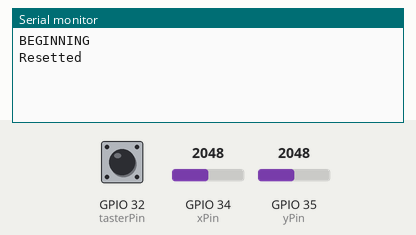
Recording of a sketch running on a simulated ESP32. On the bench: the last lines printed to the serial monitor. Inputs (shaded band) come from the test bench; at power-on: GPIO 34 (xPin) = 2048, GPIO 35 (yPin) = 2048, GPIO 32 (tasterPin) HIGH. Random numbers use the default seed unless the sketch sets one.

Above: at 2.2 s.
2.3 s: GPIO 34 (xPin) set to 0
5.3 s: GPIO 35 (yPin) set to 0
7.2 s: GPIO 35 (yPin) set to 63
At 9.4 s:
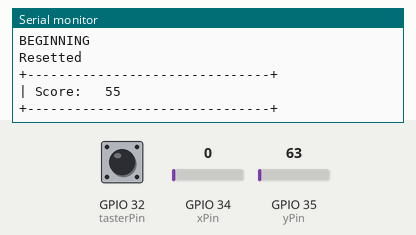
10.2 s: GPIO 32 (tasterPin) pulled LOW for 0.15 s
At 11.7 s:
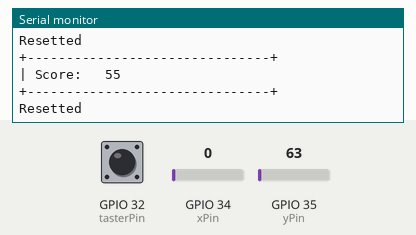

Measured:
- after the input at 7.2 s, the serial monitor: prints a new line after 1.5 s (image 1)
- after the input at 10.2 s, the serial monitor: prints a new line after 0.27 s (image 2)

The sketch:

SnakeGame.ino
```cpp
#include <FastLED.h>
#include <Joystick_neu.h>
#include <vector>

#define LED_PIN_UPPER 25
#define LED_PIN_LOWER 26

#define COLOR_ORDER GRB
#define CHIPSET WS2811

#define BRIGHTNESS 50

const uint8_t kMatrixWidth = -32;
const uint8_t kMatrixHeight = 16;

const bool kMatrixSerpentineLayout = true;
const bool kMatrixVertical = true;


#define TOTAL_LED_COUNT (kMatrixWidth * kMatrixHeight)


CRGB ledsRawUpper[(TOTAL_LED_COUNT / 2) + 2];
CRGB ledsRawLower[(TOTAL_LED_COUNT / 2) + 2];

CRGB* const ledsUpper(ledsRawUpper + 1);
CRGB* const ledsLower(ledsRawLower + 1);

// Pins für den Joystick
#define tasterPin 32
#define xPin 34
#define yPin 35
#define joystickInverted false

// Instanz der entprellten Tasterklasse
Joystick taster(tasterPin, 50, xPin, yPin, joystickInverted);

// ---------------------------------- Game Vars ---------------------------------- //

bool gameover = false;
int gameoverBlinkPointDelay = 3000;
unsigned long gameoverBlinkTimer = 0;
bool gameoverPointScreen = true;
bool snakeOnSelf = false;

enum Direction {
  none,
  up,
  right,
  down,
  left
};

struct Position {
  int x;
  int y;
};

struct Color {
  int H;
  int S;
  int V;
};


Position apple = Position{ random(1, 15), random(1, 30) };
Direction snakeDir = Direction::none;
Direction newDir = Direction::none;
int snakeMoveDelay = 500;
int minSnakeMoveDelay = 100;
int stageCounter = 0;
unsigned long lastSnakeMove = 0;
std::vector<Position> snake;

//btw: das Spielfeld wurde auf:
//Y: 1-14, X: 1-30 eingeschränkt

//für das Punktesystem: (werte sind zimlich egal da sie eh zu begin in der ResetGame Funktion gelöscht werden)
int movementPoints = 0;
int movementSkillPoints = 0;
int applePoints = 0;
int appleSkillPoints = 0;
int legendaryPoints = 0;

//Farben
Color snakeHead = Color{ 150, 255, 255 };
Color snakeBody = Color{ 125, 255, 255 };
Color movementPointColor = Color{ 60, 255, 255 };
Color movementSkillPointColor = Color{ 60, 255, 150 };
Color applePointColor = Color{ 105, 255, 255 };
Color appleSkillPointColor = Color{ 105, 255, 150 };
Color legendaryColor = Color{ 0, 255, 255 };  // updaten --> Regenbogen
Color white = Color{ 0, 0, 255 };
Color red = Color{ 255, 255, 255 };
Color black = Color{ 0, 0, 0 };

int legendaryColorUpdateTime = 50;
unsigned long legendaryColorUpdateTimer = 0;

void setup() {
  randomSeed(analogRead(0));
  Serial.begin(9600);
  delay(1000);
  Serial.println("BEGINNING");
  FastLED.addLeds<CHIPSET, LED_PIN_UPPER, COLOR_ORDER>(ledsUpper, TOTAL_LED_COUNT / 2).setCorrection(TypicalSMD5050);
  FastLED.addLeds<CHIPSET, LED_PIN_LOWER, COLOR_ORDER>(ledsLower, TOTAL_LED_COUNT / 2).setCorrection(TypicalSMD5050);
  FastLED.setMaxPowerInVoltsAndMilliamps(5, 2000);  // 5V, 2A
  FastLED.setBrightness(BRIGHTNESS);
  //init Snake
  resetGame(false);
}

void loop() {
  bool tasterLastState = taster.istGedrueckt();
  taster.aktualisieren();
  if (millis() - legendaryColorUpdateTimer > legendaryColorUpdateTime) {  //Farbe updaten
    legendaryColorUpdateTimer = millis();
    legendaryColor.H = legendaryColor.H + 5;
    if (legendaryColor.H > 255) {
      legendaryColor.H -= 255;
    }
  }
  if (!gameover) {                                            //make the Game run and check on death
    if (taster.getX() > 4094 && snakeDir != Direction::up) {  //the x - Axis of the joystick is like the Matrix inverted y axis
      newDir = Direction::down;
    }
    if (taster.getX() <= 1 && snakeDir != Direction::down) {  //this is why we have that logic here
      newDir = Direction::up;
    }
    if (taster.getY() > 4094 && snakeDir != Direction::right) {
      newDir = Direction::left;
    }
    if (taster.getY() <= 1 && snakeDir != Direction::left && snakeDir != Direction::none) {  //after reset --> Status none, we may not move right (because the snake looks left)
      newDir = Direction::right;
    }
    //move Snake
    int actualSnakeDelay = snakeMoveDelay;
    if (taster.istGedrueckt()) {
      actualSnakeDelay = actualSnakeDelay * 2 / 3;
      if (actualSnakeDelay > minSnakeMoveDelay) {
        actualSnakeDelay = minSnakeMoveDelay;
      }
    }
    if (millis() - lastSnakeMove > actualSnakeDelay) {
      snakeDir = newDir;
      lastSnakeMove = millis();
      switch (snakeDir) {
        case Direction::up:
          snake.insert(snake.begin(), { snake[0].x, snake[0].y + 1 });
          setLed(snake[snake.size() - 1].x, snake[snake.size() - 1].y, black);  //setze das letzte Pixel der Schlange auf Schwarz
          snake.pop_back();
          break;
        case Direction::down:
          snake.insert(snake.begin(), { snake[0].x, snake[0].y - 1 });
          setLed(snake[snake.size() - 1].x, snake[snake.size() - 1].y, black);
          snake.pop_back();
          break;
        case Direction::right:
          snake.insert(snake.begin(), { snake[0].x + 1, snake[0].y });
          setLed(snake[snake.size() - 1].x, snake[snake.size() - 1].y, black);
          snake.pop_back();
          break;
        case Direction::left:
          snake.insert(snake.begin(), { snake[0].x - 1, snake[0].y });
          setLed(snake[snake.size() - 1].x, snake[snake.size() - 1].y, black);
          snake.pop_back();
          break;
      }
      if (snakeDir != Direction::none) {  //nur wenn wir wirklich gefahren sind
        setBorderPoints(true, false);     //einen movement point geben und anzeigen
      }
    }
    drawScreen();
    //apfel essen
    if (snake[0].x == apple.x && snake[0].y == apple.y) {
      snake.push_back(snake[snake.size() - 1]);  //den Letzten Schlangenpixel ein weiteres mal hinzufügen
      newApple();
      setBorderPoints(false, true);
    }

    if (snake[0].x > 30 || snake[0].x < 1 || snake[0].y > 14 || snake[0].y < 1) {  // check if the Snake crashed into the borders
      gameover = true;
      printScore();
    }

    for (int i = 1; i < snake.size(); i++) {  // check wether the snake crashed into itself
      if (snake[0].x == snake[i].x && snake[0].y == snake[i].y) {
        setLed(snake[0].x, snake[0].y, red);
        gameover = true;
        printScore();
        snakeOnSelf = true;
      }
    }

  } else {  //action on gameover
    if (gameoverPointScreen) {
      if (millis() - gameoverBlinkTimer > gameoverBlinkPointDelay) {
        gameoverBlinkTimer = millis();
        gameoverPointScreen = !gameoverPointScreen;  // wir wollen ja das nächste mal den anderen Status Zeigen :)
      }
    } else {
      if (millis() - gameoverBlinkTimer > gameoverBlinkPointDelay / 3) {
        gameoverBlinkTimer = millis();
        gameoverPointScreen = !gameoverPointScreen;  // wir wollen ja das nächste mal den anderen Status Zeigen :)
      }
    }

    drawScreen();
    if (gameoverPointScreen) {
      setBorderPoints(false, false);
      if (snakeOnSelf) {
        setLed(snake[0].x, snake[0].y, red);
      }
    } else {
      reSetBorder(red);  // der Kopf soll schon auch angezeigt werden, nicht nur der Rest des Körpers
      if (legendaryPoints > 0) {
        setLed(snake[0].x, snake[0].y, Color{ legendaryColor.H + 20, legendaryColor.S, legendaryColor.V });
      } else {
        setLed(snake[0].x, snake[0].y, snakeHead);
      }
    }
  }

  FastLED.show();  //DAS DELAY IST WICHTIG! - ansonsten gibts probleme mit Taster.aktualisieren
  delay(10);       //da er den AD wandler benötigt und Fastled.show unterbrechen / stören könnte (glitches entstehen bei der Bildausgabe)

  if (gameover && !tasterLastState && taster.istGedrueckt()) {
    resetGame(false);
    gameover = false;
  }
}

/*
 0|0 is at the lower left corner of the device (when the DHT looks up and the joystick is on the upper right)
 y is the axis pointing up
 x is the axis pointing to the right
 btw: with 8-pack i mean the panel's 8 pixels which are in the same column
    - we don't mind if they originally initialized upwards or downwards - in the end it is always 8 pixels more (or less) of the original index
*/
void setLed(int x, int y, Color color) {
  if (y >= 16 || x >= 32 || x < 0 || y < 0) {  //if we are out of range
    //Serial.println("--- INDEX OUT OF RANGE ---");
    return;
  }

  int index = 0;
  bool upper = false;  //wether we need to use the upper / lower panel for setting the pixel

  if (y <= 7) {
    upper = false;         //lower Panel
    index = (31 - x) * 8;  //value for the 8 pixel packs
  } else {
    upper = true;   //we're on the upper panel
    index = x * 8;  //so we can directly multiply the eight packs into the index
    y = y - 8;      //we have to subtract that from y because we use the same Logic for the upper and the lower Panel in the next part
  }

  if (x % 2 == 0) {  //when it is zero, the original pixel index counts down, so we need to invert the y value. (This is true for both panels)
    index += 7 - y;
  } else {  // otherwise we may just add it up, thus the original pixel count direction looks the coordinate system's way (up)
    index += y;
  }

  // now we got the pixel index.
  if (index < 0 || index >= TOTAL_LED_COUNT / 2) {
    Serial.print("Invalid index!");
    Serial.println(index);
    return;
  }

  if (upper) {
    ledsUpper[index] = CHSV(color.H, color.S, color.V);
  } else {
    ledsLower[index] = CHSV(color.H, color.S, color.V);
  }
}

void setBorderPoints(bool incrementMovementPoints, bool incrementApplePoints) {
  if (incrementMovementPoints) {
    movementPoints++;
  }
  if (incrementApplePoints) {
    applePoints++;
  }
  if (movementPoints >= 23) {
    movementPoints = 0;
    movementSkillPoints++;
    applePoints++;
  }
  if (applePoints >= 23) {
    applePoints = 0;
    appleSkillPoints++;
    int prevdelay = snakeMoveDelay;
    snakeMoveDelay = snakeMoveDelay * 4 / 5;  //10 stages bis
    if (snakeMoveDelay < minSnakeMoveDelay) {
      snakeMoveDelay = minSnakeMoveDelay;
    }
    if (!(prevdelay == snakeMoveDelay)) {
      stageCounter++;
      Serial.print("Stage: ");
      Serial.print(stageCounter);
      Serial.print(" with delay: ");
      Serial.println(snakeMoveDelay);
    }
  }
  if (movementSkillPoints >= 23) {
    movementSkillPoints = 0;
    appleSkillPoints++;
  }
  if (appleSkillPoints >= 23) {
    appleSkillPoints = 0;

    legendaryPoints++;
    resetGame(true);
    newDir = Direction::left;  //u may not rest, there are Monsters nearby :D
    rainbowWhiteTransition();
  }


  //left upper (apple)
  for (int y = 8; y < 16; y++) {
    if (applePoints > y - 8) {
      setLed(0, y, applePointColor);
    } else {
      setLed(0, y, white);
    }
  }
  for (int x = 1; x < 15; x++) {
    if (applePoints > x + 7) {
      setLed(x, 15, applePointColor);
    } else {
      setLed(x, 15, white);
    }
  }

  // left lower (movement)
  for (int y = 7; y >= 0; y--) {
    if (movementPoints > 7 - y) {
      setLed(0, y, movementPointColor);
    } else {
      setLed(0, y, white);
    }
  }
  for (int x = 1; x < 15; x++) {
    if (movementPoints > x + 7) {
      setLed(x, 0, movementPointColor);
    } else {
      setLed(x, 0, white);
    }
  }

  //right upper (apple skill)
  for (int x = 15; x < 31; x++) {
    if (appleSkillPoints > x - 15) {
      setLed(x, 15, appleSkillPointColor);
    } else {
      setLed(x, 15, white);
    }
  }
  for (int y = 15; y >= 8; y--) {
    if (appleSkillPoints > 31 - y) {
      setLed(31, y, appleSkillPointColor);
    } else {
      setLed(31, y, white);
    }
  }

  //right lower (movement skill)
  for (int x = 15; x < 31; x++) {
    if (movementSkillPoints > x - 15) {
      setLed(x, 0, movementSkillPointColor);
    } else {
      setLed(x, 0, white);
    }
  }
  for (int y = 0; y < 8; y++) {
    if (movementSkillPoints > y + 15) {
      setLed(31, y, movementSkillPointColor);
    } else {
      setLed(31, y, white);
    }
  }
}

void reSetBorder(Color color) {
  for (int y = 0; y < 16; y++) {
    setLed(0, y, color);
  }
  for (int y = 0; y < 16; y++) {
    setLed(31, y, color);
  }
  for (int x = 1; x < 31; x++) {
    setLed(x, 15, color);
  }
  for (int x = 1; x < 31; x++) {
    setLed(x, 0, color);
  }
}

void resetGame(bool inGameReset) {
  if (!inGameReset) {
    legendaryPoints = 0;
    snakeMoveDelay = 500;
    stageCounter = 0;
  }

  FastLED.clear();
  reSetBorder(white);
  resetSnake();
  snakeOnSelf = false;
  snakeDir = Direction::none;
  newDir = Direction::none;
  movementPoints = 0;
  movementSkillPoints = 0;
  applePoints = 0;
  appleSkillPoints = 0;
  newApple();
  Serial.println("Resetted");
}

void resetSnake() {
  snake.clear();
  snake.push_back({ 14, 7 });
  snake.push_back({ 15, 7 });
  snake.push_back({ 16, 7 });
  if (legendaryPoints > 3) {
    for (int i = 3; i < legendaryPoints; i++) {
      snake.push_back({ 16, 7 });  //snake staut sich an dem Punkt
    }
  }
}

void newApple() {
  bool granted = false;
  while (!granted) {
    apple = Position{ random(1, 30), random(1, 15) };
    granted = true;
    for (int i = 0; i < snake.size(); i++) {
      if (apple.x == snake[i].x && apple.y == snake[i].y) {
        granted = false;
      }
    }
  }
}

void drawScreen() {
  setBorderPoints(false, false);
  //draw Snake
  if (legendaryPoints <= 0) {
    setLed(snake[0].x, snake[0].y, snakeHead);
    for (int i = 1; i < snake.size(); i++) {
      setLed(snake[i].x, snake[i].y, snakeBody);
    }
  } else {                                                                                               //der erste legPixel benötigt einen offset, --> erkennen wohin die Schlange fährt
    setLed(snake[0].x, snake[0].y, Color{ legendaryColor.H + 20, legendaryColor.S, legendaryColor.V });  //wir dürfen 125 einf. dazuaddieren, CHSV rechnet für uns auf einen gültigen Wert um
    for (int i = 1; i < legendaryPoints; i++) {
      setLed(snake[i].x, snake[i].y, legendaryColor);
    }
    for (int i = legendaryPoints; i < snake.size(); i++) {  //wenn legendaryPoints < Snakesize (die Snake wird ja im Laufe der Zeit länger) muss der Körper gezeichnet werden
      setLed(snake[i].x, snake[i].y, snakeBody);
    }
  }
  //draw apple
  setLed(apple.x, apple.y, applePointColor);
}

void rainbowWhiteTransition() {
  delay(500);  // delays before and after for better orientation
  for (int i = 16; i >= -33; i--) {
    if (i < 0) {  // just when the Animation already has overwritten the prev. State
      clear();
      drawScreen();  //draw next screen (again)
    }
    whiteUp(i);
    for (int x = 0; x < 32; x++) {
      setLed(x, i + 16, white);
    }
    whiteUpInverted(i + 17);
    FastLED.show();
    delay(50);
  }
  delay(500);
}

void whiteUp(int startheight) {
  for (int y = 0; y < 16; y++) {
    for (int x = 0; x < 32; x++) {
      setLed(x, y + startheight, Color{ x * 8, 255 - y * 16, 255 });
    }
  }
}

void whiteUpInverted(int startheight) {
  for (int y = 0; y < 16; y++) {
    for (int x = 0; x < 32; x++) {
      setLed(x, y + startheight, Color{ x * 8, y * 16, 255 });  // we dont invert the hue for the same Colors to appear on the same position after the Transition
    }
  }
}

void clear() {
  for (int x = 0; x < 32; x++) {
    for (int y = 0; y < 16; y++) {
      setLed(x, y, black);
    }
  }
}

void printScore() {
  String begin = (String)(calculateScore());
  int dotsNeeded = begin.length() / 3;
  if (begin.length() % 3 == 0) {
    dotsNeeded--;
  }

  String result = "";
  while (dotsNeeded > 0) {
    result = " " + begin.substring(begin.length() - 3) + "" + result;
    begin = begin.substring(0, begin.length() - 3);
    dotsNeeded--;
  }

  result = begin + "" + result;
  Serial.println("+-------------------------------+");
  Serial.print("| Score: \t");
  Serial.println(result);
  Serial.println("+-------------------------------+");
}

int calculateScore() {
  return (5 * movementPoints + 10 * 20 * movementSkillPoints + 50 * 20 * applePoints + 100 * 20 * 20 * appleSkillPoints + 500 * 20 * 20 * 20 * legendaryPoints);
}
```
